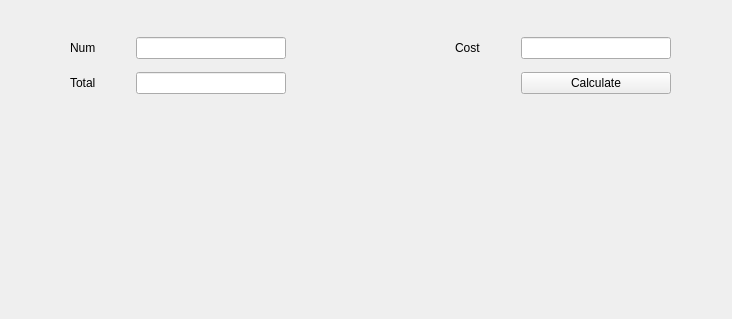
<?xml version="1.0" encoding="UTF-8"?>
<ui version="4.0">
 <class>Widget</class>
 <widget class="QWidget" name="Widget">
  <property name="geometry">
   <rect>
    <x>0</x>
    <y>0</y>
    <width>732</width>
    <height>319</height>
   </rect>
  </property>
  <property name="windowTitle">
   <string>Widget</string>
  </property>
  <widget class="QWidget" name="gridLayoutWidget">
   <property name="geometry">
    <rect>
     <x>70</x>
     <y>30</y>
     <width>601</width>
     <height>71</height>
    </rect>
   </property>
   <layout class="QGridLayout" name="GridLayout1">
    <item row="0" column="1">
     <widget class="QLineEdit" name="lineEditNum">
      <property name="minimumSize">
       <size>
        <width>80</width>
        <height>0</height>
       </size>
      </property>
      <property name="maximumSize">
       <size>
        <width>150</width>
        <height>16777215</height>
       </size>
      </property>
     </widget>
    </item>
    <item row="0" column="3">
     <widget class="QLabel" name="label_2">
      <property name="minimumSize">
       <size>
        <width>60</width>
        <height>0</height>
       </size>
      </property>
      <property name="text">
       <string>Cost</string>
      </property>
     </widget>
    </item>
    <item row="0" column="4">
     <widget class="QLineEdit" name="lineEditPrice">
      <property name="minimumSize">
       <size>
        <width>80</width>
        <height>0</height>
       </size>
      </property>
      <property name="maximumSize">
       <size>
        <width>150</width>
        <height>16777215</height>
       </size>
      </property>
     </widget>
    </item>
    <item row="0" column="0">
     <widget class="QLabel" name="label">
      <property name="minimumSize">
       <size>
        <width>60</width>
        <height>0</height>
       </size>
      </property>
      <property name="text">
       <string>Num</string>
      </property>
      <property name="alignment">
       <set>Qt::AlignLeading|Qt::AlignLeft|Qt::AlignVCenter</set>
      </property>
     </widget>
    </item>
    <item row="0" column="2">
     <spacer name="horizontalSpacer">
      <property name="orientation">
       <enum>Qt::Horizontal</enum>
      </property>
      <property name="sizeHint" stdset="0">
       <size>
        <width>35</width>
        <height>20</height>
       </size>
      </property>
     </spacer>
    </item>
    <item row="1" column="0">
     <widget class="QLabel" name="label_3">
      <property name="minimumSize">
       <size>
        <width>60</width>
        <height>0</height>
       </size>
      </property>
      <property name="text">
       <string>Total</string>
      </property>
     </widget>
    </item>
    <item row="1" column="1">
     <widget class="QLineEdit" name="lineEditAll">
      <property name="minimumSize">
       <size>
        <width>80</width>
        <height>0</height>
       </size>
      </property>
      <property name="maximumSize">
       <size>
        <width>150</width>
        <height>16777215</height>
       </size>
      </property>
     </widget>
    </item>
    <item row="1" column="4">
     <widget class="QPushButton" name="btnCalc">
      <property name="text">
       <string>Calculate</string>
      </property>
     </widget>
    </item>
   </layout>
  </widget>
 </widget>
 <resources/>
 <connections/>
</ui>
